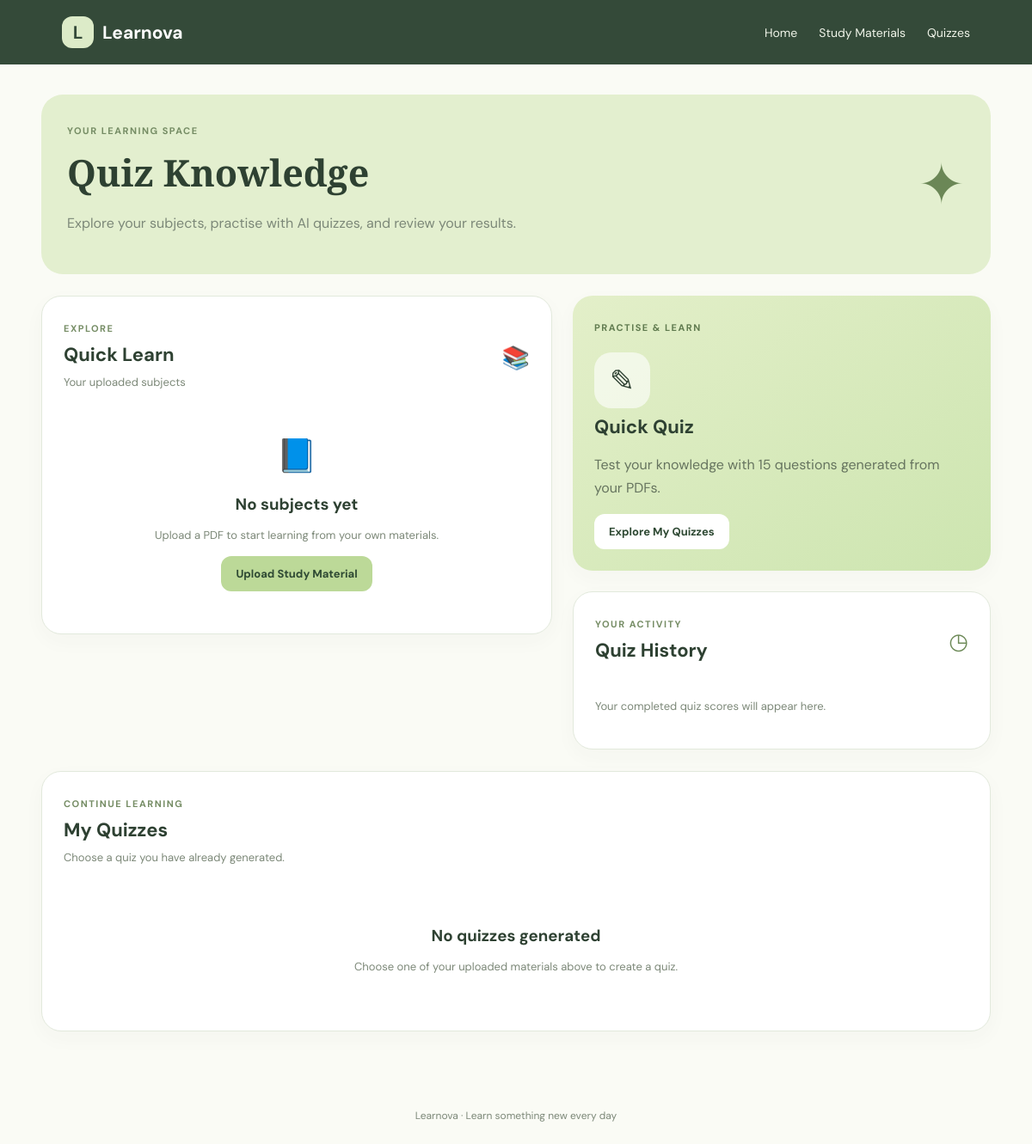
The page /quizzes/ (signed in) on the database as committed earlier.
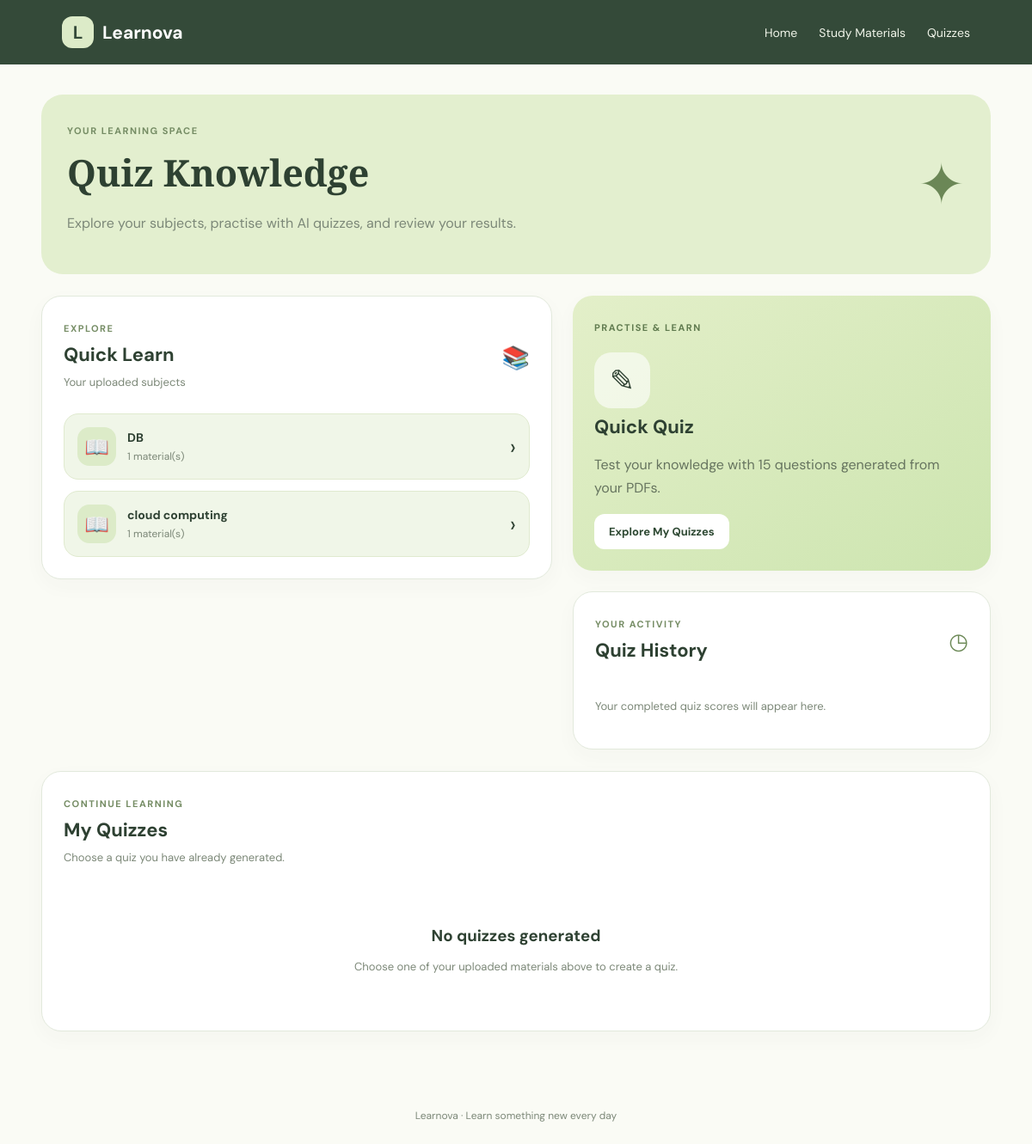
The same page on the database as committed later.
### learnova/models.py (models this page shows, shortened)
class StudyMaterial(models.Model):
    title = models.CharField(max_length=200)
    subject = models.CharField(max_length=150)
    topic = models.CharField(max_length=200)
    description = models.TextField(blank=True)
    pdf_file = models.FileField(upload_to="study_materials/")
    summary = models.TextField(blank=True)
    uploaded_by = models.ForeignKey(
        User,
        on_delete=models.CASCADE,
        related_name="study_materials"
    )
    uploaded_at = models.DateTimeField(auto_now_add=True)
    class Meta:
        ordering = ["-uploaded_at"]

### learnova/views.py (the view)
@login_required
def quiz_list(request):
    materials = StudyMaterial.objects.filter(
        uploaded_by=request.user
    ).order_by("subject", "-uploaded_at")
    subjects = {}
    for material in materials:
        subject_name = material.subject.strip() or "Other"
        subjects.setdefault(subject_name, []).append(material)
    quizzes = Quiz.objects.filter(
        created_by=request.user
    ).select_related("study_material").order_by("-created_at")
    results = QuizResult.objects.filter(
        student=request.user
    ).select_related("quiz").order_by("-completed_at")
    return render(request, "quiz_list.html", {
        "subjects": subjects,
        "quizzes": quizzes,
        "results": results,
    })

### learnova/templates/quiz_list.html (shortened to what the changed rows need)
{% extends "quiz_base.html" %}
{% block content %}
<section class="welcome-section">
    <div>
        <h1>Quiz Knowledge</h1>
    </div>
</section>
<section class="dashboard-grid">
    <div class="panel quick-learn-panel">
        <div class="section-heading">
            <div>
                <h2>Quick Learn</h2>
            </div>
        </div>
        <div class="subject-list">
            {% for subject, materials_list in subjects.items %}
                <details class="subject-card">
                    <summary>
                        <span class="subject-icon">📖</span>
                        <span class="subject-info">
                            <strong>{{ subject }}</strong>
                            <small>{{ materials_list|length }} material(s)</small>
                        </span>
                        <span class="subject-arrow">›</span>
                    </summary>
                </details>
            {% empty %}
                <div class="empty-state">
                    <span class="empty-icon">📘</span>
                    <h3>No subjects yet</h3>
                    <p>Upload a PDF to start learning from your own materials.</p>
                    <a class="btn" href="{% url 'study_materials' %}">
                        Upload Study Material
                    </a>
                </div>
            {% endfor %}
        </div>
    </div>
    <div class="right-column">
        <div class="panel quick-quiz-panel">
            <h2>Quick Quiz</h2>
        </div>
        <div class="panel history-panel">
            <div class="section-heading">
                <div>
                    <h2>Quiz History</h2>
                </div>
            </div>
        </div>
    </div>
</section>
<section class="panel my-quizzes" id="my-quizzes">
    <div class="section-heading">
        <div>
            <h2>My Quizzes</h2>
        </div>
    </div>
</section>
{% endblock %}

Rows that differ between the two databases and show on the page:
added StudyMaterial: subject "DB", materials_list "1"
added StudyMaterial: subject "cloud computing", materials_list "1"
Other text that changed with them:
text no longer shown: "📘 No subjects yet Upload a PDF to start learning from your own materials. Upload Study Material"
